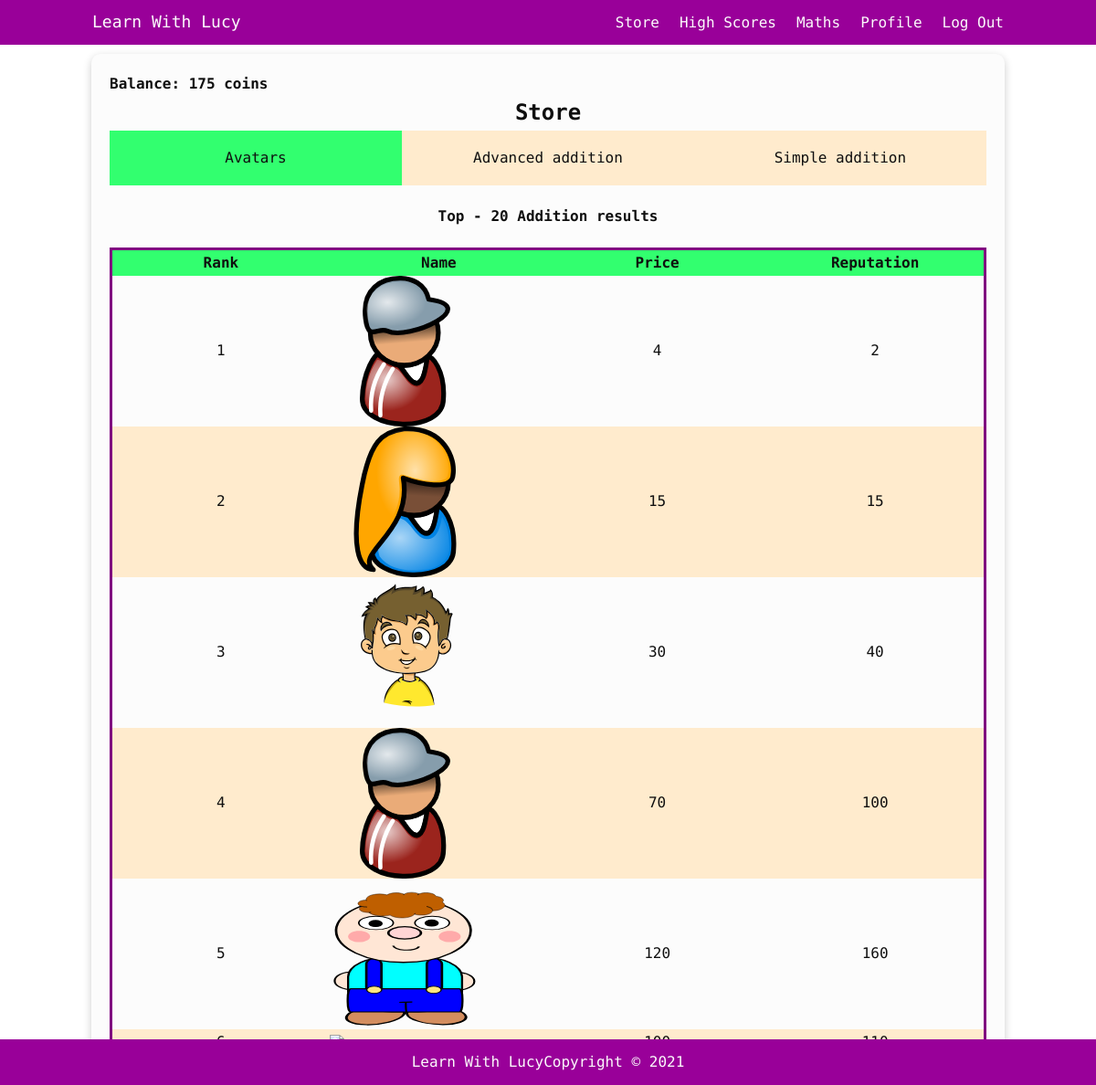
Page /store/ (signed in) on the committed database.
### users/models.py (models this page shows, shortened)
class Profile(models.Model):
    user = models.OneToOneField(User, on_delete=models.CASCADE)
    age = models.IntegerField(default=0)
    coins = models.IntegerField(default=0)
    image = models.FileField(default='default.svg')
    created_at = models.DateTimeField(auto_now_add=True, null=True)
    profile_pet = models.ForeignKey(
        Pet, on_delete=models.CASCADE, null=True)
    profile_dwelling = models.ForeignKey(
        Dwelling, on_delete=models.CASCADE, null=True)

### main/models.py (models this page shows, shortened)
class Pet(models.Model):
    name = models.CharField(max_length=100)
    image = models.FileField(default='dog.svg', upload_to='pet_pics')
    price = models.IntegerField(default=0)
    reputation = models.IntegerField(default=0)

class Avatar(Pet):
    pass

class Pet(models.Model):
    name = models.CharField(max_length=100)
    image = models.FileField(default='dog.svg', upload_to='pet_pics')
    price = models.IntegerField(default=0)
    reputation = models.IntegerField(default=0)

### main/views.py (the view)
# urls.py: path('store/', views.store, name="store"),
def store(request):
    user_profile = request.user.profile
    avatars = Avatar.objects.all()
    if request.method == "POST":
        choice = list(request.POST.items())
        item = Avatar.objects.get(name=choice[1][0])
        if user_profile.pet_purschase(item) == "Congratulations! You have a new pet!":
            return redirect('profile')
    user = request.user.profile.coins
    print("Money: ", user)
    context = {
        'avatars': avatars,
    }
    return render(request, 'main/store.html', context)

### main/templates/main/store.html (shortened to what this page needs)
{% extends 'main/base.html' %}
{% load static %}
{% block content %}
<section class="highscores">
  <div class="container cover">
    <div class="card">
      <h4>Balance: {{user.profile.coins}} coins</h4>
      <h1 class="flex">Store</h1>
      <div class="tab-box">
        <div class="box-tabs">
          <div class="single-tab">Avatars</div>
          <div class="single-tab">Advanced addition</div>
          <div class="single-tab">Simple addition</div>
        </div>
        <div id="box-text">
          <table class="table">
            <caption>Top - 20 Addition results</caption>
            <thead>
              <tr class="tr-head">
                <th scope="col">Rank</th>
                <th scope="col">Name</th>
                <th scope="col">Price</th>
                <th scope="col">Reputation</th>
              </tr>
            </thead>
            <tbody>
              {% for avatar in avatars %}
              <tr class="tr-data">
                <td>{{ forloop.counter }}</td>
                <td><img class="secondary-img flex" src="{{avatar.image.url}}"></td>
                <td>{{avatar.price}}</td>
                <td>{{avatar.reputation}}</td>
              </tr>
              {% endfor %}
            </tbody>
          </table>
        </div>
      </div>
    </div>
  </div>
</section>
{% endblock content %}

### main/static/main/style.css (style rules this page uses)
:root { --primary-color: #990099; --light-color: rgb(252, 252, 252); --dark-color: rgb(15, 15, 15); }
* { box-sizing: border-box; padding: 0; margin: 0; }
body { font-family: "Roboto Mono", monospace; color: var(--dark-color); line-height: 1.6; }
*, *:before, *:after { box-sizing: border-box; }
img { width: 100%; }
caption { padding: 20px; font-weight: 600; }
.secondary-img { max-width: 165px; max-height: 165px; }
.table { table-layout: fixed; width: 100%; border-collapse: collapse; border: 3px solid purple; text-align: center; }
.tr-head { padding: 20px; background-color: rgb(50, 255, 111); }
.tr-data:nth-child(2n) { background-color: blanchedalmond; }
.tab-box { display: inline-block; margin: auto; font-size: 0; background-color: var(--light-color); color: var(--dark-color); }
.tab-box .box-tabs { display: flex; width: 100%; text-align: left; background-color: blanchedalmond; }
.tab-box .box-tabs .single-tab { cursor: pointer; font-size: 16px; font-weight: 300; margin: 0; padding: 0 5px; height: 60px; line-height: 60px; width: 33.33%; text-align: center; }
.tab-box #box-text { text-align: left; font-weight: normal; font-size: 16px; line-height: 28px; }
.container { max-width: 1100px; margin: 0 auto; padding: 0 40px; }
.flex { display: flex; justify-content: center; align-items: center; }
.card { background-color: var(--light-color); color: var(--dark-color); border-radius: 10px; box-shadow: 0 3px 10px rgba(0, 0, 0, 0.2); padding: 20px; margin: 10px; }

### rows in the picture
Avatar: image (picture), price "4", reputation "2"
Avatar: image (picture), price "15", reputation "15"
Avatar: image (picture), price "30", reputation "40"
Avatar: image (picture), price "70", reputation "100"
Avatar: image (picture), price "120", reputation "160"

### other values in the picture
{{ user.profile.coins }} "175"
